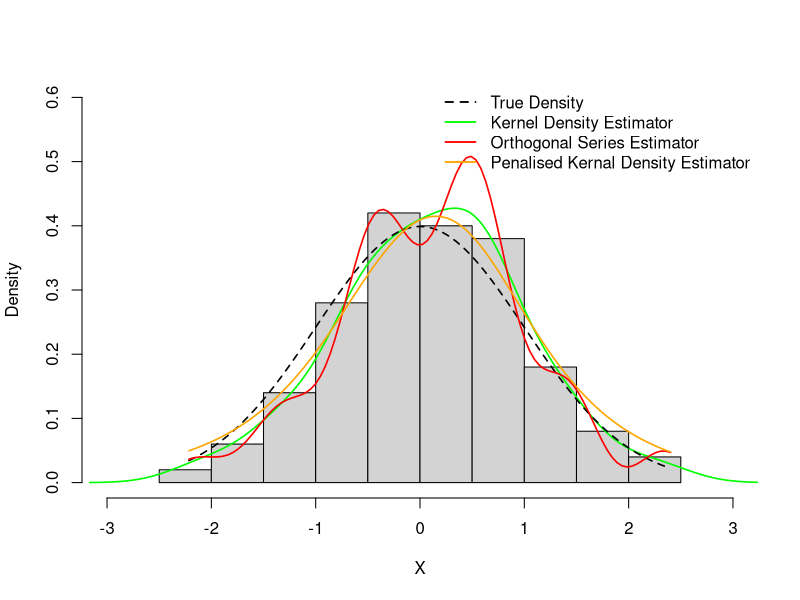
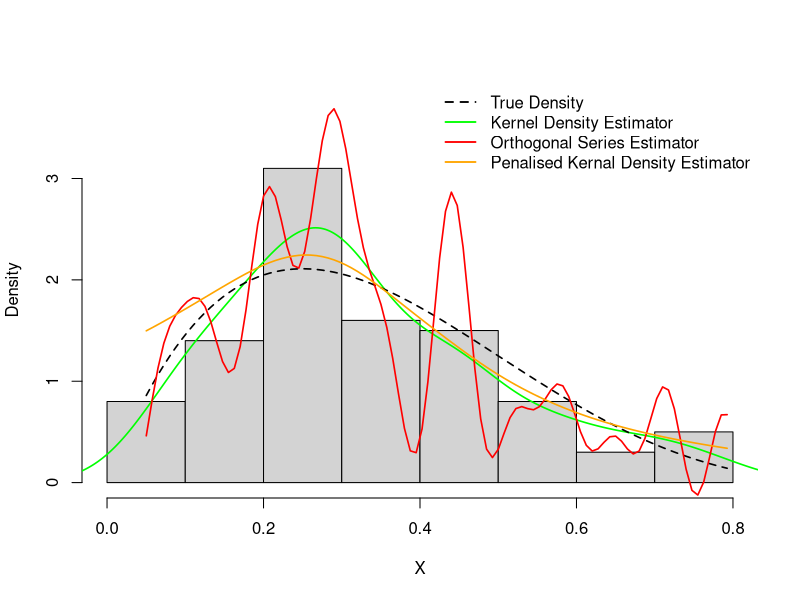
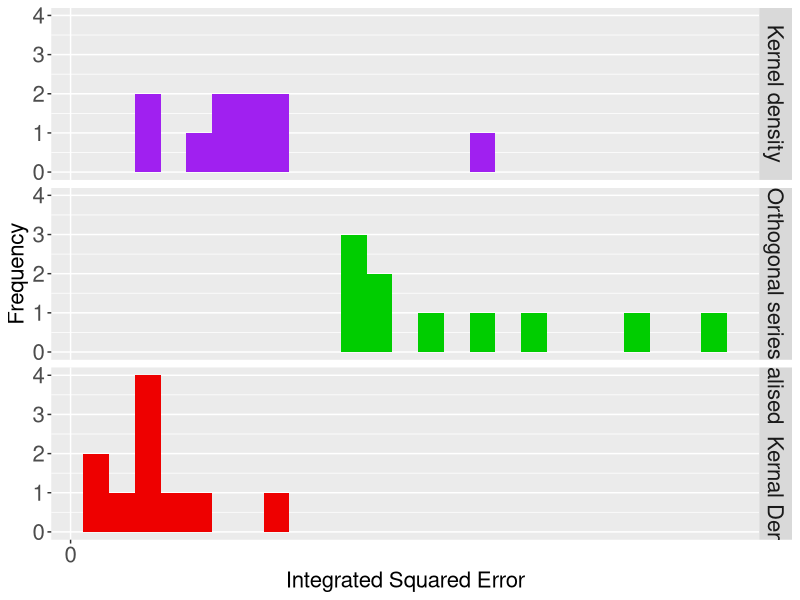
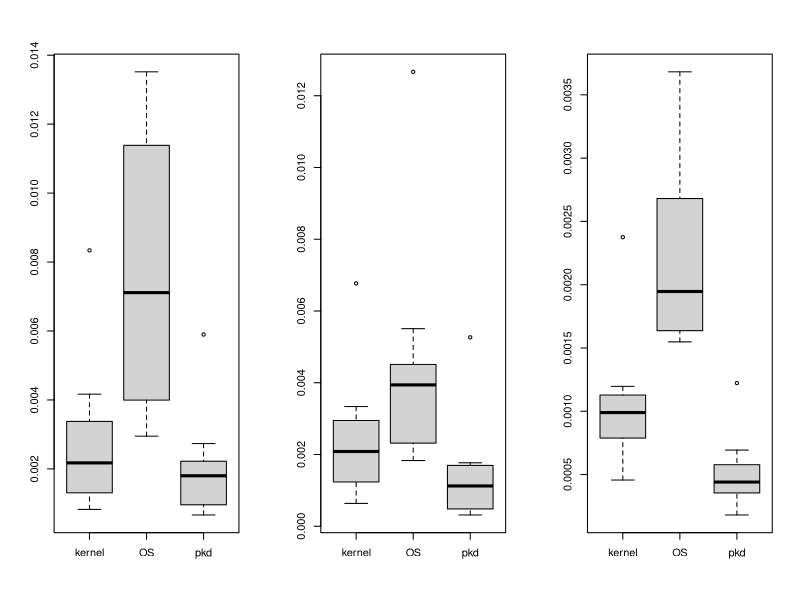

Here is the R script that generated these plots, in order:
## ---- chunk 1
knitr::opts_chunk$set(echo = FALSE)
Sys.setlocale("LC_ALL", "English")
library(tidyverse)
library(gss)
## ---- chunk 2
# Generate data for the experiment
n <- 100
set.seed(1)
# The sample one
mu = 0; sigma = 1
sample1 <- rnorm(n, mean = 0, sd = 1)
#The sample two
alpha = 2; beta = 4
sample2 <- rbeta(n, shape1 = 2, shape2 = 4)
## ---- chunk 3
# The implementation of the orthogonal series estimator, using Hermite series
OS_Hermite <- function(x, data){
  # The Hermite polynomials
  # Utilize the recurrence formula "H_n(x) = 2x*H_(n-1)(x) - 2(n-1)*H_(n-2)(x) (n>=2)"
  # to calculate the Hermite polynomials
  hermite <- function(x, m){
    if(m == 0){
      1
    }
    else if(m == 1){2*x}
    else{
      a <- 1
      b <- 2*x
      for(i in 2:m){
        c <- 2*x*b - 2*(i - 1)*a
        a <- b
        b <- c
      }
      c
    }
  }
  # The normalized Hermite functions
  phi <- function(x, m){
    (hermite(x, m)/exp((x^2)/2))/sqrt((2^m)*factorial(m)*sqrt(pi))
  }
  n <- length(data)
  value = 0
  for(m in 0:30){
    c <- sum(sapply(data, phi, m = m))/n
    value <- value + c*phi(x, m)
  }
  value
}

# The implementation of the orthogonal series estimator, using trigonometric series
OS_trigo = function(x, K = 30, data){
  phi_r = function(x, r){
    if(r == 0){
      1
    }
    else if(r%%2 == 0){
      sqrt(2)*sin(pi*r*x)
    }
    else if(r%%2 == 1){
      sqrt(2)*cos(pi*(r + 1)*x)
    }
  }
  n = length(data)
  value = 0
  for(r in 0:K){
    c_r = sum(sapply(data, phi_r, r = r))/n
    value = value + c_r*phi_r(x, r)
  }
  value
}
## ---- chunk 4
set.seed(1)
# The density functions for the distributions of the simulated data
# The density function for the distribution of sample one
density1 <- function(x){
  exp(-(x - mu)^2/(2*sigma^2))/(sqrt(2*pi)*sigma)
}
# Create the visualizations to illustrate the performances of different density estimators
sample1.fit <- ssden( ~ sample1, domain = data.frame(sample1))
# The visualization based on sample one
xx <- seq(min(sample1), max(sample1), len = n)
# pdf("Part1_fig1.pdf")
hist(sample1, freq = FALSE, main = "",
     xlab = "X", ylab = "Density", xlim = c(-3, 3), ylim = c(0, 0.6))
lines(density(sample1), col = "green", lwd = 1.6)
lines(xx, density1(xx), type = "l", col = "black", lty = 2, lwd = 1.6)
# axis(side = 1, at = seq(min(sample1), max(sample1), n))
lines(xx, sapply(xx, OS_Hermite, data = sample1), col = "red", lwd = 1.6)
lines(xx, dssden(sample1.fit, xx), type = "l", col = "orange", lwd = 1.6)
legend(x = "topright", 
       legend = c("True Density", 
                  "Kernel Density Estimator",
                  "Orthogonal Series Estimator",
                  "Penalised Kernal Density Estimator"),
       lty = c(2, 1, 1, 1),
       col = c("black", "green", "red", "orange"),
       lwd = 1.8, bty = "n")
# dev.off()
## ---- chunk 5
# The visualization based on sample two
# The density function for the distribution of sample two
density2 <- function(x){
  x^(alpha - 1)*(1 - x)^(beta - 1)/beta(alpha, beta)
}
sample2.fit <- ssden( ~ sample2, domain = data.frame(sample2))
xx <- seq(min(sample2), max(sample2), len = n)
hist(sample2, freq = FALSE, main="",
     xlab = "X", ylab = "Density", xlim = c(0, 0.8), ylim = c(0, 3.8))
lines(density(sample2), col = "green", lwd = 1.6)
lines(xx, density2(xx), type = "l", col = "black", lty = 2, lwd = 1.6)
# axis(side = 1, at = seq(min(sample2), max(sample2), n))
lines(xx, sapply(xx, OS_trigo, data = sample2), col = "red", lwd = 1.6)
lines(xx, dssden(sample2.fit, xx), type = "l", col = "orange", lwd = 1.6)
legend(x = "topright", 
       legend = c("True Density", 
                  "Kernel Density Estimator",
                  "Orthogonal Series Estimator",
                  "Penalised Kernal Density Estimator"),
       lty = c(2, 1, 1, 1),
       col = c("black", "green", "red", "orange"), 
       lwd = 1.8, bty = "n")
# # pdf("Part1_fig2.pdf")
# plot(xx, density2(xx), type = "l", col = "blue", lwd = 1.6,
#      main = "Performances of different density estimators\n on data from Beta distribution",
#      xlab = "X", ylab = "Density", xlim = c(0, 1), ylim = c(0, 2.2))
# lines(density(sample2), col = "green", lwd = 1.6)
# # lines(xx, sapply(xx, myhist, h = 0.02, data = sample2), col = "purple", lwd = 1.6)
# lines(X2, sapply(xx, OS_trigo, data = sample2), col = "red", lwd = 1.6)
# legend(x = "topright", legend = c("Accurate density", "Kernel density estimator",
#                                   "Histogram estimator", "Orthogonal series estimator"),
#        lty = c(1, 1, 1, 1), col = c("blue", "green", "purple", "red"), lwd = 1.8, bty = "n")
# # dev.off()
## ---- chunk 6
set.seed(1)
# Initialize some variables
# R is the times that we repeat the one-shot experiment
mu <- 0;sigam <- 1
repeat.no <- 10
n <- c(250, 500, 1000)
df <- 5
ise <- list()
ise$second <- ise$first <- data.frame("kernel" = rep(0, repeat.no), 
                                      "OS" = rep(0, repeat.no),
                                      "pkd" = rep(0, repeat.no))
ise$third <- ise$first

# The density function of the distribution of the sample
density_sam = function(x, df){
  (1 + x^2/df)^(-(df + 1)/2)*gamma((df + 1)/2)/gamma(df/2)/sqrt(df*pi)
}
density_sam1 = function(x){
  exp(-(x - mu)^2/(2*sigma^2))/(sqrt(2*pi)*sigma)
}
# The Monte Carlo Simulation study for sample size n=250
for(i in 1:repeat.no){
  sample1 <- rnorm(n[1], mean = mu, sd = sigma)
  sample.fit <- ssden( ~ sample1, domain = data.frame(sample1))
  # The calculation of the ISE for the kernel density estimator
  ker_den <- density(sample1)
  interval <- ker_den$x[-1] - ker_den$x[-length(ker_den$x)]
  xx <- (ker_den$x[-1] + ker_den$x[-length(ker_den$x)])/2
  yy <- (ker_den$y[-1] + ker_den$y[-length(ker_den$y)])/2
  ise$first$kernel[i] <- sum((yy - density_sam1(xx))^2*interval)
  # The calculation of the ISE for the penalised kernal density estimator
  ise$first$OS[i] <- integrate(function(x){
    (OS_Hermite(x, data = sample1) - density_sam1(x))^2},
    lower = min(sample1), upper = max(sample1))$value 
  
  # pen.ker.den <- dssden(sample.fit, seq(min(sample1),max(sample1),len=n[1]))
  ise$first$pkd[i] <- integrate(function(sample1){
    (dssden(sample.fit, sample1) - dnorm(sample1, mean = 0, sd = 1))^2}, 
    lower = min(sample1), upper = max(sample1))$value
  # interval <- sample1[-1] - sample1[-length(sample1)]
  # xx <- (sample1[-1] + sample1[-length(sample1)])/2
  # yy <- (pen.ker.den[-1] + pen.ker.den[-length(pen.ker.den)])/2
  # ise$first$pkd[i] <- sum((yy - density_sam1(xx))^2*interval)
  # ISE$first$hist[i] <- integrate(function(x){
  #   (dssden(sample.fit, ) - density_sam1(x))^2},
  #   lower = -Inf, upper = Inf, subdivisions = 10^6)$value
  # The calculation of the ISE for the orthogonal series estimator
}

# The Monte Carlo Simulation study for sample size n=500
for(i in 1:repeat.no){
  sample1 <- rnorm(n[2], mean = mu, sd = sigma)
  sample.fit <- ssden( ~ sample1, domain = data.frame(sample1))
  # The calculation of the ISE for the kernel density estimator
  ker_den <- density(sample1)
  interval <- ker_den$x[-1] - ker_den$x[-length(ker_den$x)]
  xx <- (ker_den$x[-1] + ker_den$x[-length(ker_den$x)])/2
  yy <- (ker_den$y[-1] + ker_den$y[-length(ker_den$y)])/2
  ise$second$kernel[i] <- sum((yy - density_sam1(xx))^2*interval)
  # The calculation of the ISE for the penalised kernaldensity estimator
  ise$second$OS[i] = integrate(function(x){
    (OS_Hermite(x, data = sample1) - density_sam1(x))^2},
    lower = min(sample1), upper = max(sample1))$value  
  ise$second$pkd[i] <- integrate(function(sample1){
    (dssden(sample.fit, sample1) - dnorm(sample1, mean = 0, sd = 1))^2}, 
    lower = min(sample1), upper = max(sample1))$value
  # ISE$first$hist[i] <- integrate(function(x){
  #   (dssden(sample.fit, ) - density_sam1(x))^2},
  #   lower = -Inf, upper = Inf, subdivisions = 10^6)$value
  # The calculation of the ISE for the orthogonal series estimator
}

# The Monte Carlo Simulation study for sample size n=1000
for(i in 1:repeat.no){
  sample1 <- rnorm(n[3], mean = mu, sd = sigma)
  sample.fit <- ssden( ~ sample1, domain = data.frame(sample1))
  # The calculation of the ISE for the kernel density estimator
  ker_den <- density(sample1)
  interval <- ker_den$x[-1] - ker_den$x[-length(ker_den$x)]
  xx <- (ker_den$x[-1] + ker_den$x[-length(ker_den$x)])/2
  yy <- (ker_den$y[-1] + ker_den$y[-length(ker_den$y)])/2
  ise$third$kernel[i] <- sum((yy - density_sam1(xx))^2*interval)
  # The calculation of the ISE for the penalised kernaldensity estimator
  ise$third$OS[i] <- integrate(function(x){
    (OS_Hermite(x, data = sample1) - density_sam1(x))^2},
    lower = min(sample1), upper = max(sample1))$value  
  ise$third$pkd[i] <- integrate(function(sample1){
    (dssden(sample.fit, sample1) - dnorm(sample1, mean = 0, sd = 1))^2}, 
    lower = min(sample1), upper = max(sample1))$value
}
## ---- chunk 7
# df <- ise$first %>% 
#   rename("Kernel density" = kernel, 
#          "Orthogonal series" = OS,
#          "Penalised  Kernal Density" = pkd) %>%
#   pivot_longer(cols = 1:3, names_to = "estimators", values_to = "ise")
# ggplot(aes(x = ise, fill = estimators), data = df) +
#   geom_histogram(bins = 25) +
#   facet_grid(estimators ~ .) + guides(fill = "none") + 
#   labs(x = "Integrated Squared Error",
#        y = "Frequency") + 
#   theme(
#     plot.title = element_text(hjust = 0.5, face = "bold"),
#     title = element_text(size = 16),
#     axis.text = element_text(size = 16),
#     strip.text = element_text(size = 16)) +
#   scale_fill_manual(values = c("purple", "green3", "red2")) +
#   scale_x_continuous(breaks = seq(0, 0.1, 0.01))
# dev.off()

## ---- chunk 8
# # The visualization of the ISE of different estimators on samples with size n = 500
# df <- ise$second %>% 
#   rename("Kernel density" = kernel, "Orthogonal series" = OS,
#                      "Penalised  Kernal Density" = pkd) %>%
#   pivot_longer(cols = 1:3, names_to = "estimators", values_to = "ise")
# 
# ggplot(aes(x = ise, fill = estimators), data = df) + 
#   geom_histogram(bins = 25) + 
#   facet_grid(estimators ~ .) + guides(fill = "none") + 
#   labs(x = "Integrated squared error (ISE)", y = "Frequency") + 
#   theme(plot.title = element_text(hjust = 0.5, face = "bold"),
#         title = element_text(size = 16),
#         axis.text = element_text(size = 16),
#         strip.text = element_text(size = 16)) +
#   scale_fill_manual(values = c("purple", "green3", "red2")) +
#   scale_x_continuous(breaks = seq(0, 0.1, 0.01))
## ---- chunk 9
# # The visualization of the ISE of different estimators on samples with size n = 1000
# pdf("Part2_fig3.pdf")
df <- ise$third %>% 
  rename("Kernel density" = kernel, "Orthogonal series" = OS,
                     "Penalised  Kernal Density" = pkd) %>%
  pivot_longer(cols = 1:3, names_to = "estimators", values_to = "ise")

ggplot(aes(x = ise, fill = estimators), data = df) + 
  geom_histogram(bins = 25) + 
  facet_grid(estimators ~ .) + guides(fill = "none") + 
  labs(x = "Integrated Squared Error", y = "Frequency") +
  theme(plot.title = element_text(hjust = 0.5, face = "bold"),
        title = element_text(size = 16),
        axis.text = element_text(size = 16),
        strip.text = element_text(size = 16)) +
  scale_fill_manual(values = c("purple", "green3", "red2")) +
  scale_x_continuous(breaks = seq(0, 0.1, 0.01))
## ---- chunk 10
par(mfrow=c(1,3))

boxplot(ise$first)
boxplot(ise$second)
boxplot(ise$third)
## ---- chunk 11
# Calculate the mean of the ISE of all the density estimators
ise.mean <- data.frame(kernel = c(mean(ise$first$kernel),
                                 mean(ise$second$kernel),
                                 mean(ise$third$kernel)),
                      OS = c(mean(ise$first$OS), 
                             mean(ise$second$OS), 
                             mean(ise$third$OS)),
                      pkd = c(mean(ise$first$pkd), 
                              mean(ise$second$pkd), 
                              mean(ise$third$pkd)),
                      row.names = c("first", "second", "third"))
